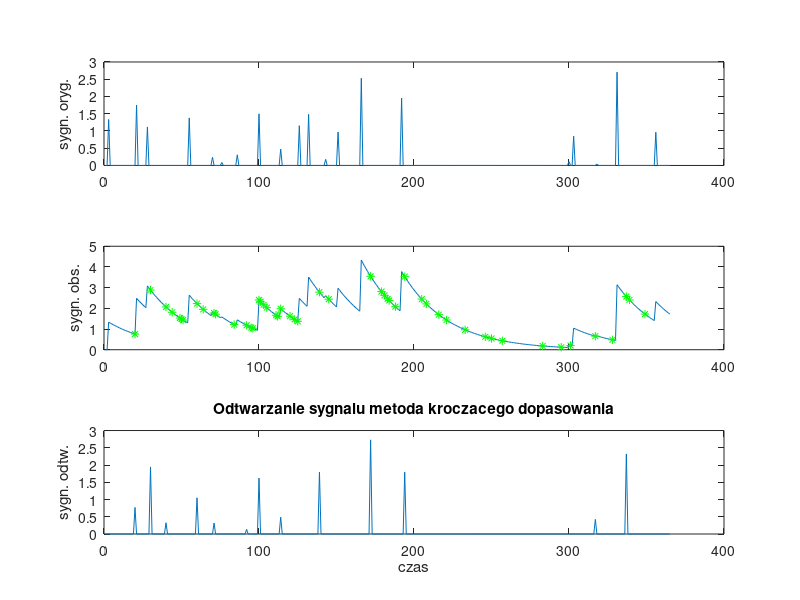

Here is the MATLAB script that generated this plot:
%% Odtwarzanie sygnału kompresywnie spróbkowanego metodą
%% kroczącego dopasowania (Matching Pursuit)
    %% Definicja rozmiarów problemu
    N = 365; % długość oryginalnego sygnału
    K = 20; % liczba niezerowych próbek sygnału
    M = 50; % liczba obserwacji przetworzonego sygnału

    %% Generacja oryginalnego sygnału do odtworzenia
    x = zeros(N, 1); % rezerwacja miejsca na oryginalny sygnał
    ix = randperm(N); % losowy wybór indeksów próbek sygnału
    x(ix(1:K)) = abs(randn(K, 1)); % wstawienie losowych wartości

    %% Generacja losowej macierzy pomiarowej
    tau = 30; % stała czasowa zaniku sygnału obserwowanego
    Ap = toeplitz(exp(-(0:N-1)/tau), [1, zeros(1, N-1)]);
    iA = randperm(N); % losowy wybór indeksów pomiarów
    A = Ap(iA(1:M), :); % macierz (losowo wybranych) pomiarów
    y = A * x; % wektor obserwacji

    %% Algorytm kroczącego dopasowania (Matching Pursuit)
    xr = zeros(N, 1); % zerowanie miejsca na odtworzony sygnał
    r = y; % początkowo "pozostałością" jest sygnał obserwowany
    nrm2y = norm(y);
    nrm2r = nrm2y;

    t = 1; % licznik iteracji alorytmu
    while nrm2r > 0.05 * nrm2y && t <= 50 % główna pętla algorytmu
        sp = A.' * r; % obliczenie wektora iloczynów skalarnych
        [dummy, i] = max(abs(sp)); % znalezienie maks. z nich,
        nrm2a = norm(A(:, i)); % norma odpowiedniej kolumny A
        s = sp(i); % pobranie maksymalnego iloczynu skalarnego
        s = s / nrm2a^2; % unormowanie udziału w "pozostałości"
        xr(i) = xr(i) + s; % wstawienie udziału do odtwarzanego x
        r = r - s * A(:, i); % aktualizacja wektora "pozostałości"
        nrm2r = norm(r); % obliczenie normy "pozostałości"
        fprintf('iter.%3d: x(%3d) <- %4.2f, nrm2res=%4.2f\n', t, i, s, nrm2r); % wydruk kontrolny
        t = t + 1; % aktualizacja licznika iteracji
    end

    %% Graficzna prezentacja wyników działania algorytmu
    Apx = Ap * x; % wszystkie próbki sygnału obserwowanego
    subplot(311); plot(x);
        ylabel('sygn. oryg.');
    subplot(312); plot(1:N,Apx, iA(1:M),Apx(iA(1:M)),'g*');
        ylabel('sygn. obs.');
    subplot(313); plot(xr);
        ylabel('sygn. odtw.'); xlabel('czas');
    title('Odtwarzanie sygnalu metoda kroczacego dopasowania');

    %% Zapamiętanie w pliku binarnym danych i wyników
    f = fopen('raindemo.dat', 'wb');
    fwrite(f, [M, N], 'int');
    fwrite(f, x, 'single');
    fwrite(f, A, 'single');
